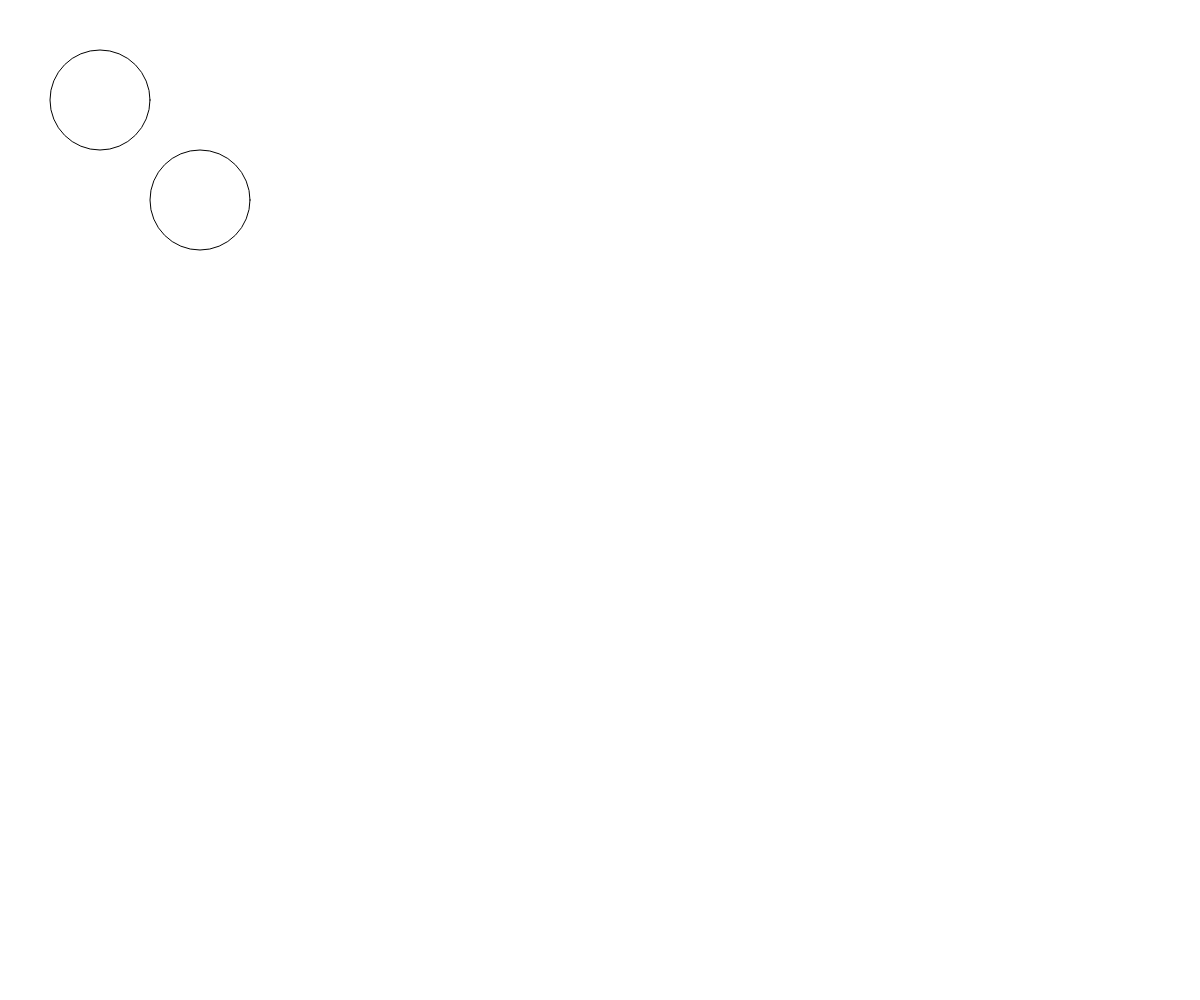
Frame 1 (no input)
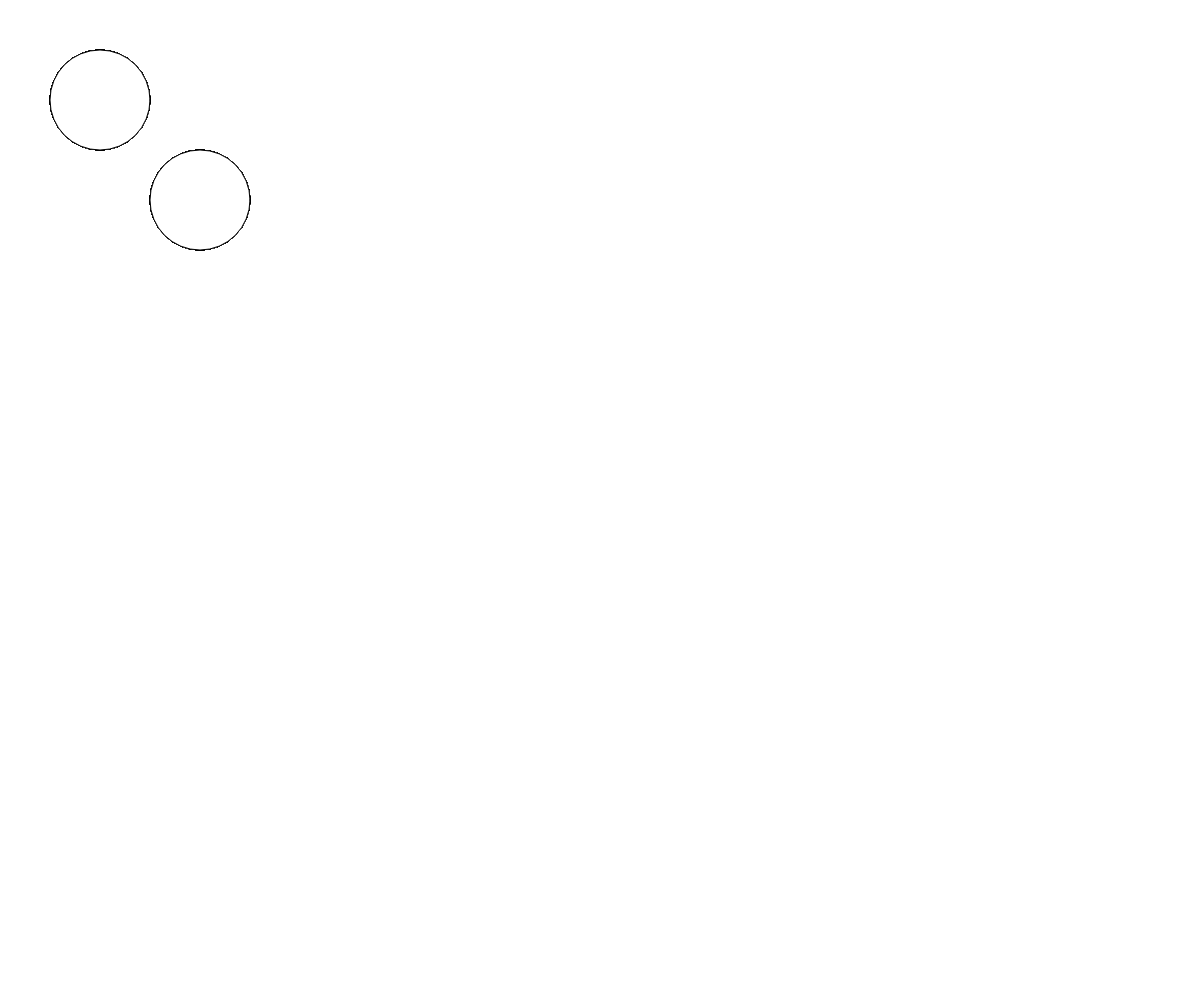
Frame 60 (no input)
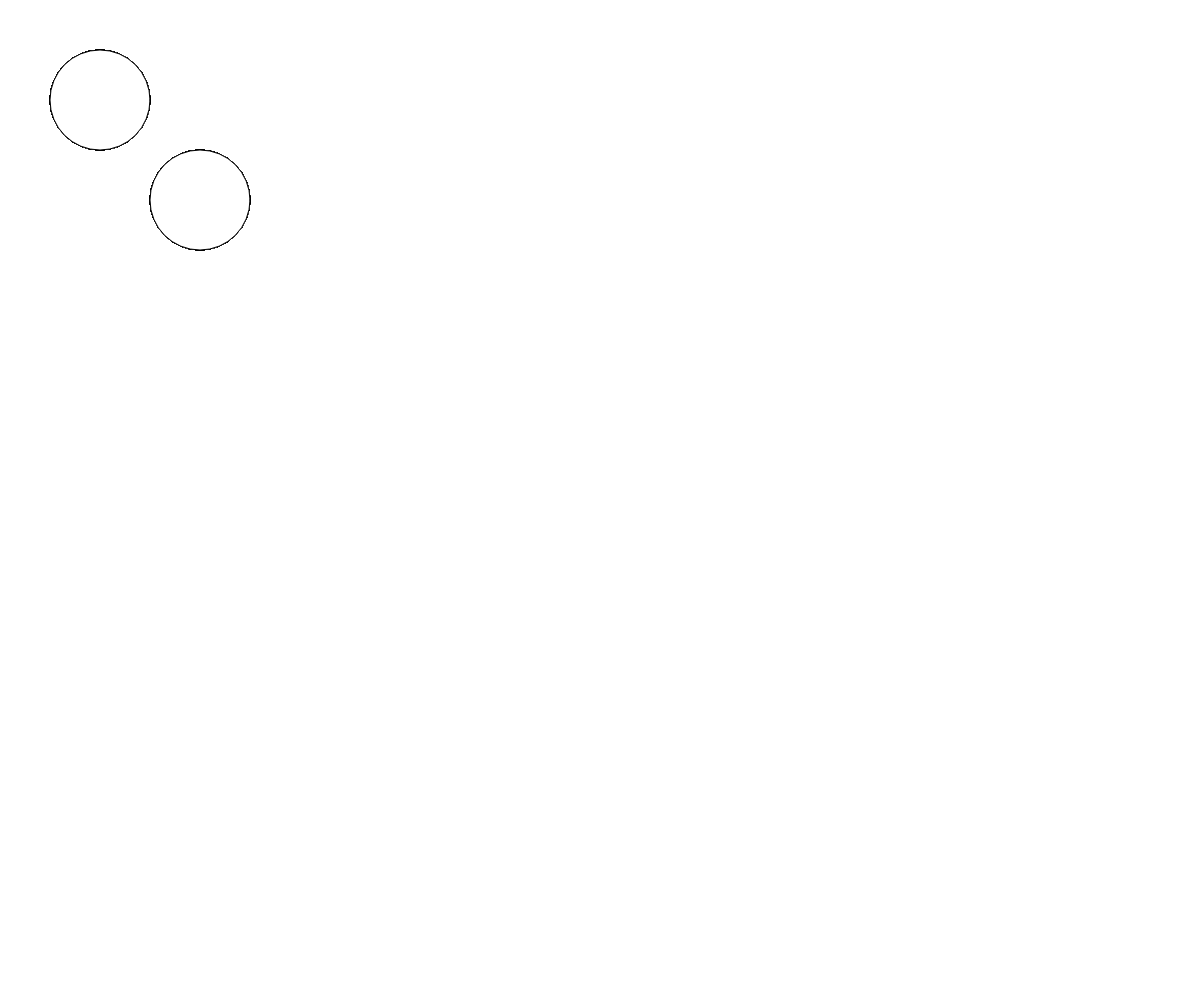
Frame 120 (the mouse pressed at the canvas centre since frame 60)

The p5.js sketch that drew these frames (run headless with seeded random() and noise() and a simulated clock; from frame 60 on, the mouse is pressed at the canvas centre):

// p5.js sketch
// ── sketch.js
let runner;
let runner2;

function setup() {
  createCanvas(windowWidth, windowHeight);
  runner = new Runner(100,100);
  runner2 = new Runner(200,200);
}

function draw() {
  runner.move();
  runner2.move();
  runner.display();
  runner2.display();
}

class Runner {
  constructor(x,y,r = 255,g = 0,b = 0){
    this.x = x;
    this.y = y;
    this.w = 100;
    this.h = 100;
    this.color = color(r,g,b);
  }
  display(){
    let choice = random(100);
    if(choice > 25){
      this.x + 5;
    }
    else if(choice < 25){
      this.x - 5;
    }
    else if(choice < 75){
      this.y + 5;
    }
    else{
      this.y - 5;
    }
  }

  move(){
    ellipse(this.x,this.y,this.w,this.h);
  }
}
